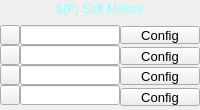
<?xml version="1.0" ?>
<ui version="4.0">
  <class>Dialog</class>
  <widget class="PyDMFrame" name="screen">
    <property name="geometry">
      <rect>
        <x>166</x>
        <y>292</y>
        <width>200</width>
        <height>110</height>
      </rect>
    </property>
    <property name="minimumSize">
      <size>
        <width>200</width>
        <height>110</height>
      </size>
    </property>
    <property name="styleSheet">
      <string notr="true">PyDMFrame#screen {
  color: rgb(26, 115, 9);
  background-color: rgb(200, 200, 200);
  }</string>
    </property>
    <property name="windowTitle">
      <string>softMotors4</string>
    </property>
    <layout class="QGridLayout" name="gridLayout" columnstretch="20,100,80" rowstretch="1,16,5,3,1,18,1,2,18,2,18,3,17,1,4">
      <property name="leftMargin">
        <number>0</number>
      </property>
      <property name="topMargin">
        <number>0</number>
      </property>
      <property name="rightMargin">
        <number>0</number>
      </property>
      <property name="bottomMargin">
        <number>0</number>
      </property>
      <property name="horizontalSpacing">
        <number>0</number>
      </property>
      <property name="verticalSpacing">
        <number>0</number>
      </property>
      <item row="0" column="0" rowspan="3" colspan="3">
        <widget class="PyDMDrawingRectangle" name="rectangle">
          <property name="geometry">
            <rect>
              <x>0</x>
              <y>0</y>
              <width>200</width>
              <height>22</height>
            </rect>
          </property>
          <property name="sizePolicy">
            <sizepolicy hsizetype="Ignored" vsizetype="Ignored">
              <horstretch>0</horstretch>
              <verstretch>0</verstretch>
            </sizepolicy>
          </property>
          <property name="brush" stdset="0">
            <brush brushstyle="SolidPattern">
              <color alpha="255">
                <red>10</red>
                <green>0</green>
                <blue>184</blue>
              </color>
            </brush>
          </property>
          <property name="penStyle" stdset="0">
            <enum>Qt::SolidLine</enum>
          </property>
          <property name="penColor" stdset="0">
            <color>
              <red>10</red>
              <green>0</green>
              <blue>184</blue>
            </color>
          </property>
          <property name="penWidth" stdset="0">
            <double>0</double>
          </property>
          <property name="penCapStyle" stdset="0">
            <enum>Qt::FlatCap</enum>
          </property>
          <property name="toolTip">
            <string>rectangle</string>
          </property>
        </widget>
      </item>
      <item row="4" column="0" rowspan="3">
        <widget class="PyDMRelatedDisplayButton" name="related_display">
          <property name="geometry">
            <rect>
              <x>0</x>
              <y>25</y>
              <width>20</width>
              <height>20</height>
            </rect>
          </property>
          <property name="sizePolicy">
            <sizepolicy hsizetype="Ignored" vsizetype="Ignored">
              <horstretch>0</horstretch>
              <verstretch>0</verstretch>
            </sizepolicy>
          </property>
          <property name="showIcon" stdset="0">
            <bool>true</bool>
          </property>
          <property name="font">
            <font>
              <pointsize>12</pointsize>
            </font>
          </property>
          <property name="styleSheet">
            <string notr="true">PyDMRelatedDisplayButton#related_display {
  color: rgb(0, 0, 0);
  background-color: rgb(115, 223, 255);
  }</string>
          </property>
          <property name="titles" stdset="0">
            <stringlist>
              <string>Small</string>
              <string>Medium</string>
              <string>Setup</string>
            </stringlist>
          </property>
          <property name="filenames" stdset="0">
            <stringlist>
              <string>motorx.ui</string>
              <string>motorx_more.ui</string>
              <string>motorx_setup.ui</string>
            </stringlist>
          </property>
          <property name="macros" stdset="0">
            <stringlist>
              <string>P=${P},M=${SM1}</string>
              <string>P=${P},M=${SM1}</string>
              <string>P=${P},M=${SM1}</string>
            </stringlist>
          </property>
          <property name="openInNewWindow" stdset="0">
            <bool>true</bool>
          </property>
        </widget>
      </item>
      <item row="11" column="1" rowspan="2">
        <widget class="PyDMLineEdit" name="text_entry">
          <property name="geometry">
            <rect>
              <x>20</x>
              <y>85</y>
              <width>100</width>
              <height>20</height>
            </rect>
          </property>
          <property name="sizePolicy">
            <sizepolicy hsizetype="Ignored" vsizetype="Ignored">
              <horstretch>0</horstretch>
              <verstretch>0</verstretch>
            </sizepolicy>
          </property>
          <property name="channel" stdset="0">
            <string>ca://${P}${SM4}.DESC</string>
          </property>
          <property name="toolTip">
            <string>${P}${SM4}.DESC</string>
          </property>
          <property name="font">
            <font>
              <pointsize>12</pointsize>
            </font>
          </property>
          <property name="styleSheet">
            <string notr="true">PyDMLineEdit#text_entry {
  color: rgb(0, 0, 0);
  background-color: rgb(115, 223, 255);
  border: 1px solid black;
  margin: 0px;
  padding: 0px;
  spacing: 0px;
  }</string>
          </property>
        </widget>
      </item>
      <item row="9" column="1" rowspan="2">
        <widget class="PyDMLineEdit" name="text_entry_1">
          <property name="geometry">
            <rect>
              <x>20</x>
              <y>65</y>
              <width>100</width>
              <height>20</height>
            </rect>
          </property>
          <property name="sizePolicy">
            <sizepolicy hsizetype="Ignored" vsizetype="Ignored">
              <horstretch>0</horstretch>
              <verstretch>0</verstretch>
            </sizepolicy>
          </property>
          <property name="channel" stdset="0">
            <string>ca://${P}${SM3}.DESC</string>
          </property>
          <property name="toolTip">
            <string>${P}${SM3}.DESC</string>
          </property>
          <property name="font">
            <font>
              <pointsize>12</pointsize>
            </font>
          </property>
          <property name="styleSheet">
            <string notr="true">PyDMLineEdit#text_entry_1 {
  color: rgb(0, 0, 0);
  background-color: rgb(115, 223, 255);
  border: 1px solid black;
  margin: 0px;
  padding: 0px;
  spacing: 0px;
  }</string>
          </property>
        </widget>
      </item>
      <item row="7" column="1" rowspan="2">
        <widget class="PyDMLineEdit" name="text_entry_2">
          <property name="geometry">
            <rect>
              <x>20</x>
              <y>45</y>
              <width>100</width>
              <height>20</height>
            </rect>
          </property>
          <property name="sizePolicy">
            <sizepolicy hsizetype="Ignored" vsizetype="Ignored">
              <horstretch>0</horstretch>
              <verstretch>0</verstretch>
            </sizepolicy>
          </property>
          <property name="channel" stdset="0">
            <string>ca://${P}${SM2}.DESC</string>
          </property>
          <property name="toolTip">
            <string>${P}${SM2}.DESC</string>
          </property>
          <property name="font">
            <font>
              <pointsize>12</pointsize>
            </font>
          </property>
          <property name="styleSheet">
            <string notr="true">PyDMLineEdit#text_entry_2 {
  color: rgb(0, 0, 0);
  background-color: rgb(115, 223, 255);
  border: 1px solid black;
  margin: 0px;
  padding: 0px;
  spacing: 0px;
  }</string>
          </property>
        </widget>
      </item>
      <item row="11" column="0" rowspan="2">
        <widget class="PyDMRelatedDisplayButton" name="related_display_1">
          <property name="geometry">
            <rect>
              <x>0</x>
              <y>85</y>
              <width>20</width>
              <height>20</height>
            </rect>
          </property>
          <property name="sizePolicy">
            <sizepolicy hsizetype="Ignored" vsizetype="Ignored">
              <horstretch>0</horstretch>
              <verstretch>0</verstretch>
            </sizepolicy>
          </property>
          <property name="showIcon" stdset="0">
            <bool>true</bool>
          </property>
          <property name="font">
            <font>
              <pointsize>12</pointsize>
            </font>
          </property>
          <property name="styleSheet">
            <string notr="true">PyDMRelatedDisplayButton#related_display_1 {
  color: rgb(0, 0, 0);
  background-color: rgb(115, 223, 255);
  }</string>
          </property>
          <property name="titles" stdset="0">
            <stringlist>
              <string>${SM4} {Small}</string>
              <string>${SM4} {Medium}</string>
              <string>${SM4} {Setup}</string>
            </stringlist>
          </property>
          <property name="filenames" stdset="0">
            <stringlist>
              <string>motorx.ui</string>
              <string>motorx_more.ui</string>
              <string>motorx_setup.ui</string>
            </stringlist>
          </property>
          <property name="macros" stdset="0">
            <stringlist>
              <string>P=${P},M=${SM4}</string>
              <string>P=${P},M=${SM4}</string>
              <string>P=${P},M=${SM4}</string>
            </stringlist>
          </property>
          <property name="openInNewWindow" stdset="0">
            <bool>true</bool>
          </property>
        </widget>
      </item>
      <item row="7" column="0" rowspan="2">
        <widget class="PyDMRelatedDisplayButton" name="related_display_2">
          <property name="geometry">
            <rect>
              <x>0</x>
              <y>45</y>
              <width>20</width>
              <height>20</height>
            </rect>
          </property>
          <property name="sizePolicy">
            <sizepolicy hsizetype="Ignored" vsizetype="Ignored">
              <horstretch>0</horstretch>
              <verstretch>0</verstretch>
            </sizepolicy>
          </property>
          <property name="showIcon" stdset="0">
            <bool>true</bool>
          </property>
          <property name="font">
            <font>
              <pointsize>12</pointsize>
            </font>
          </property>
          <property name="styleSheet">
            <string notr="true">PyDMRelatedDisplayButton#related_display_2 {
  color: rgb(0, 0, 0);
  background-color: rgb(115, 223, 255);
  }</string>
          </property>
          <property name="titles" stdset="0">
            <stringlist>
              <string>${SM2} {Small}</string>
              <string>${SM2} {Medium}</string>
              <string>${SM2} {Setup}</string>
            </stringlist>
          </property>
          <property name="filenames" stdset="0">
            <stringlist>
              <string>motorx.ui</string>
              <string>motorx_more.ui</string>
              <string>motorx_setup.ui</string>
            </stringlist>
          </property>
          <property name="macros" stdset="0">
            <stringlist>
              <string>P=${P},M=${SM2}</string>
              <string>P=${P},M=${SM2}</string>
              <string>P=${P},M=${SM2}</string>
            </stringlist>
          </property>
          <property name="openInNewWindow" stdset="0">
            <bool>true</bool>
          </property>
        </widget>
      </item>
      <item row="9" column="0" rowspan="2">
        <widget class="PyDMRelatedDisplayButton" name="related_display_3">
          <property name="geometry">
            <rect>
              <x>0</x>
              <y>65</y>
              <width>20</width>
              <height>20</height>
            </rect>
          </property>
          <property name="sizePolicy">
            <sizepolicy hsizetype="Ignored" vsizetype="Ignored">
              <horstretch>0</horstretch>
              <verstretch>0</verstretch>
            </sizepolicy>
          </property>
          <property name="showIcon" stdset="0">
            <bool>true</bool>
          </property>
          <property name="font">
            <font>
              <pointsize>12</pointsize>
            </font>
          </property>
          <property name="styleSheet">
            <string notr="true">PyDMRelatedDisplayButton#related_display_3 {
  color: rgb(0, 0, 0);
  background-color: rgb(115, 223, 255);
  }</string>
          </property>
          <property name="titles" stdset="0">
            <stringlist>
              <string>${SM3} {Small}</string>
              <string>${SM3} {Medium}</string>
              <string>${SM3} {Setup}</string>
            </stringlist>
          </property>
          <property name="filenames" stdset="0">
            <stringlist>
              <string>motorx.ui</string>
              <string>motorx_more.ui</string>
              <string>motorx_setup.ui</string>
            </stringlist>
          </property>
          <property name="macros" stdset="0">
            <stringlist>
              <string>P=${P},M=${SM3}</string>
              <string>P=${P},M=${SM3}</string>
              <string>P=${P},M=${SM3}</string>
            </stringlist>
          </property>
          <property name="openInNewWindow" stdset="0">
            <bool>true</bool>
          </property>
        </widget>
      </item>
      <item row="4" column="1" rowspan="3">
        <widget class="PyDMLineEdit" name="text_entry_3">
          <property name="geometry">
            <rect>
              <x>20</x>
              <y>25</y>
              <width>100</width>
              <height>20</height>
            </rect>
          </property>
          <property name="sizePolicy">
            <sizepolicy hsizetype="Ignored" vsizetype="Ignored">
              <horstretch>0</horstretch>
              <verstretch>0</verstretch>
            </sizepolicy>
          </property>
          <property name="channel" stdset="0">
            <string>ca://${P}${SM1}.DESC</string>
          </property>
          <property name="toolTip">
            <string>${P}${SM1}.DESC</string>
          </property>
          <property name="font">
            <font>
              <pointsize>12</pointsize>
            </font>
          </property>
          <property name="styleSheet">
            <string notr="true">PyDMLineEdit#text_entry_3 {
  color: rgb(0, 0, 0);
  background-color: rgb(115, 223, 255);
  border: 1px solid black;
  margin: 0px;
  padding: 0px;
  spacing: 0px;
  }</string>
          </property>
        </widget>
      </item>
      <item row="1" column="0" colspan="3">
        <widget class="QLabel" name="text">
          <property name="geometry">
            <rect>
              <x>0</x>
              <y>1</y>
              <width>200</width>
              <height>16</height>
            </rect>
          </property>
          <property name="sizePolicy">
            <sizepolicy hsizetype="Ignored" vsizetype="Ignored">
              <horstretch>0</horstretch>
              <verstretch>0</verstretch>
            </sizepolicy>
          </property>
          <property name="text">
            <string>${P} Soft Motors</string>
          </property>
          <property name="font">
            <font>
              <pointsize>9</pointsize>
            </font>
          </property>
          <property name="brush" stdset="0">
            <brush brushstyle="SolidPattern">
              <color alpha="255">
                <red>153</red>
                <green>255</green>
                <blue>255</blue>
              </color>
            </brush>
          </property>
          <property name="toolTip">
            <string>text</string>
          </property>
          <property name="alignment">
            <set>Qt::AlignCenter</set>
          </property>
          <property name="styleSheet">
            <string notr="true">QLabel#text {
  color: rgb(153, 255, 255);
  }</string>
          </property>
        </widget>
      </item>
      <item row="5" column="2">
        <widget class="PyDMRelatedDisplayButton" name="related_display_4">
          <property name="geometry">
            <rect>
              <x>120</x>
              <y>26</y>
              <width>80</width>
              <height>18</height>
            </rect>
          </property>
          <property name="sizePolicy">
            <sizepolicy hsizetype="Ignored" vsizetype="Ignored">
              <horstretch>0</horstretch>
              <verstretch>0</verstretch>
            </sizepolicy>
          </property>
          <property name="toolTip">
            <string>Config</string>
          </property>
          <property name="text">
            <string>Config</string>
          </property>
          <property name="showIcon" stdset="0">
            <bool>false</bool>
          </property>
          <property name="font">
            <font>
              <pointsize>10</pointsize>
            </font>
          </property>
          <property name="styleSheet">
            <string notr="true">PyDMRelatedDisplayButton#related_display_4 {
  color: rgb(0, 0, 0);
  background-color: rgb(30, 187, 0);
  }</string>
          </property>
          <property name="titles" stdset="0">
            <stringlist>
              <string>Config Screen</string>
            </stringlist>
          </property>
          <property name="filenames" stdset="0">
            <stringlist>
              <string>softMotorConfig.ui</string>
            </stringlist>
          </property>
          <property name="macros" stdset="0">
            <stringlist>
              <string>P=${P}, SM=${SM1}</string>
            </stringlist>
          </property>
          <property name="openInNewWindow" stdset="0">
            <bool>true</bool>
          </property>
        </widget>
      </item>
      <item row="8" column="2">
        <widget class="PyDMRelatedDisplayButton" name="related_display_5">
          <property name="geometry">
            <rect>
              <x>120</x>
              <y>47</y>
              <width>80</width>
              <height>18</height>
            </rect>
          </property>
          <property name="sizePolicy">
            <sizepolicy hsizetype="Ignored" vsizetype="Ignored">
              <horstretch>0</horstretch>
              <verstretch>0</verstretch>
            </sizepolicy>
          </property>
          <property name="toolTip">
            <string>Config</string>
          </property>
          <property name="text">
            <string>Config</string>
          </property>
          <property name="showIcon" stdset="0">
            <bool>false</bool>
          </property>
          <property name="font">
            <font>
              <pointsize>10</pointsize>
            </font>
          </property>
          <property name="styleSheet">
            <string notr="true">PyDMRelatedDisplayButton#related_display_5 {
  color: rgb(0, 0, 0);
  background-color: rgb(30, 187, 0);
  }</string>
          </property>
          <property name="titles" stdset="0">
            <stringlist>
              <string>Config Screen</string>
            </stringlist>
          </property>
          <property name="filenames" stdset="0">
            <stringlist>
              <string>softMotorConfig.ui</string>
            </stringlist>
          </property>
          <property name="macros" stdset="0">
            <stringlist>
              <string>P=${P}, SM=${SM2}</string>
            </stringlist>
          </property>
          <property name="openInNewWindow" stdset="0">
            <bool>true</bool>
          </property>
        </widget>
      </item>
      <item row="12" column="2" rowspan="2">
        <widget class="PyDMRelatedDisplayButton" name="related_display_6">
          <property name="geometry">
            <rect>
              <x>120</x>
              <y>88</y>
              <width>80</width>
              <height>18</height>
            </rect>
          </property>
          <property name="sizePolicy">
            <sizepolicy hsizetype="Ignored" vsizetype="Ignored">
              <horstretch>0</horstretch>
              <verstretch>0</verstretch>
            </sizepolicy>
          </property>
          <property name="toolTip">
            <string>Config</string>
          </property>
          <property name="text">
            <string>Config</string>
          </property>
          <property name="showIcon" stdset="0">
            <bool>false</bool>
          </property>
          <property name="font">
            <font>
              <pointsize>10</pointsize>
            </font>
          </property>
          <property name="styleSheet">
            <string notr="true">PyDMRelatedDisplayButton#related_display_6 {
  color: rgb(0, 0, 0);
  background-color: rgb(30, 187, 0);
  }</string>
          </property>
          <property name="titles" stdset="0">
            <stringlist>
              <string>Config Screen</string>
            </stringlist>
          </property>
          <property name="filenames" stdset="0">
            <stringlist>
              <string>softMotorConfig.ui</string>
            </stringlist>
          </property>
          <property name="macros" stdset="0">
            <stringlist>
              <string>P=${P}, SM=${SM4}</string>
            </stringlist>
          </property>
          <property name="openInNewWindow" stdset="0">
            <bool>true</bool>
          </property>
        </widget>
      </item>
      <item row="10" column="2">
        <widget class="PyDMRelatedDisplayButton" name="related_display_7">
          <property name="geometry">
            <rect>
              <x>120</x>
              <y>67</y>
              <width>80</width>
              <height>18</height>
            </rect>
          </property>
          <property name="sizePolicy">
            <sizepolicy hsizetype="Ignored" vsizetype="Ignored">
              <horstretch>0</horstretch>
              <verstretch>0</verstretch>
            </sizepolicy>
          </property>
          <property name="toolTip">
            <string>Config</string>
          </property>
          <property name="text">
            <string>Config</string>
          </property>
          <property name="showIcon" stdset="0">
            <bool>false</bool>
          </property>
          <property name="font">
            <font>
              <pointsize>10</pointsize>
            </font>
          </property>
          <property name="styleSheet">
            <string notr="true">PyDMRelatedDisplayButton#related_display_7 {
  color: rgb(0, 0, 0);
  background-color: rgb(30, 187, 0);
  }</string>
          </property>
          <property name="titles" stdset="0">
            <stringlist>
              <string>Config Screen</string>
            </stringlist>
          </property>
          <property name="filenames" stdset="0">
            <stringlist>
              <string>softMotorConfig.ui</string>
            </stringlist>
          </property>
          <property name="macros" stdset="0">
            <stringlist>
              <string>P=${P}, SM=${SM3}</string>
            </stringlist>
          </property>
          <property name="openInNewWindow" stdset="0">
            <bool>true</bool>
          </property>
        </widget>
      </item>
    </layout>
    <zorder>rectangle</zorder>
    <zorder>related_display</zorder>
    <zorder>text_entry</zorder>
    <zorder>text_entry_1</zorder>
    <zorder>text_entry_2</zorder>
    <zorder>related_display_1</zorder>
    <zorder>related_display_2</zorder>
    <zorder>related_display_3</zorder>
    <zorder>text_entry_3</zorder>
    <zorder>text</zorder>
    <zorder>related_display_4</zorder>
    <zorder>related_display_5</zorder>
    <zorder>related_display_6</zorder>
    <zorder>related_display_7</zorder>
  </widget>
  <customwidgets>
    <customwidget>
      <class>PyDMDrawingRectangle</class>
      <extends>QWidget</extends>
      <header>pydm.widgets.drawing</header>
    </customwidget>
    <customwidget>
      <class>PyDMRelatedDisplayButton</class>
      <extends>QPushButton</extends>
      <header>pydm.widgets.related_display_button</header>
    </customwidget>
    <customwidget>
      <class>PyDMLineEdit</class>
      <extends>QLineEdit</extends>
      <header>pydm.widgets.line_edit</header>
    </customwidget>
    <customwidget>
      <class>PyDMLabel</class>
      <extends>QLabel</extends>
      <header>pydm.widgets.label</header>
    </customwidget>
    <customwidget>
      <class>PyDMFrame</class>
      <extends>QFrame</extends>
      <header>pydm.widgets.frame</header>
    </customwidget>
  </customwidgets>
</ui>
